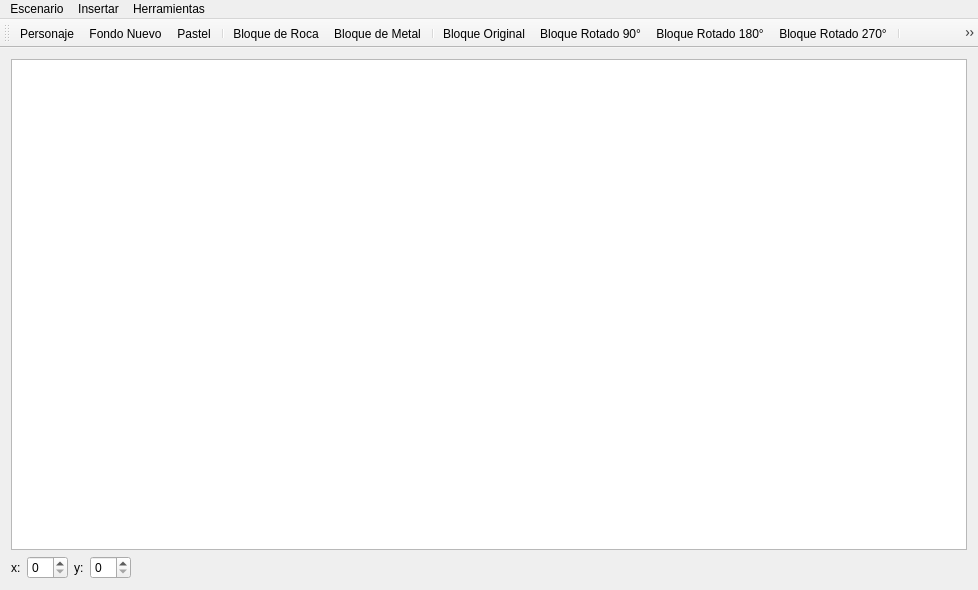
<?xml version="1.0" encoding="UTF-8"?>
<ui version="4.0">
 <class>MainWindow</class>
 <widget class="QMainWindow" name="MainWindow">
  <property name="geometry">
   <rect>
    <x>0</x>
    <y>0</y>
    <width>978</width>
    <height>590</height>
   </rect>
  </property>
  <property name="windowTitle">
   <string>Editor de Escenarios</string>
  </property>
  <widget class="QWidget" name="centralWidget">
   <layout class="QGridLayout" name="gridLayout">
    <item row="0" column="0">
     <widget class="QGraphicsView" name="graphicsView">
      <property name="sizePolicy">
       <sizepolicy hsizetype="Expanding" vsizetype="Expanding">
        <horstretch>0</horstretch>
        <verstretch>0</verstretch>
       </sizepolicy>
      </property>
      <property name="mouseTracking">
       <bool>false</bool>
      </property>
      <property name="tabletTracking">
       <bool>false</bool>
      </property>
      <property name="focusPolicy">
       <enum>Qt::StrongFocus</enum>
      </property>
      <property name="acceptDrops">
       <bool>false</bool>
      </property>
      <property name="toolTip">
       <string/>
      </property>
      <property name="statusTip">
       <string/>
      </property>
      <property name="whatsThis">
       <string/>
      </property>
      <property name="autoFillBackground">
       <bool>true</bool>
      </property>
      <property name="verticalScrollBarPolicy">
       <enum>Qt::ScrollBarAsNeeded</enum>
      </property>
      <property name="horizontalScrollBarPolicy">
       <enum>Qt::ScrollBarAsNeeded</enum>
      </property>
      <property name="sizeAdjustPolicy">
       <enum>QAbstractScrollArea::AdjustIgnored</enum>
      </property>
      <property name="interactive">
       <bool>true</bool>
      </property>
      <property name="alignment">
       <set>Qt::AlignLeading|Qt::AlignLeft|Qt::AlignTop</set>
      </property>
      <property name="dragMode">
       <enum>QGraphicsView::NoDrag</enum>
      </property>
     </widget>
    </item>
    <item row="1" column="0">
     <layout class="QHBoxLayout" name="horizontalLayout">
      <item>
       <widget class="QLabel" name="label">
        <property name="text">
         <string>x:</string>
        </property>
       </widget>
      </item>
      <item>
       <widget class="QSpinBox" name="spinBoxX"/>
      </item>
      <item>
       <widget class="QLabel" name="label_2">
        <property name="text">
         <string>y:</string>
        </property>
       </widget>
      </item>
      <item>
       <widget class="QSpinBox" name="spinBoxY"/>
      </item>
      <item>
       <spacer name="horizontalSpacer">
        <property name="orientation">
         <enum>Qt::Horizontal</enum>
        </property>
        <property name="sizeHint" stdset="0">
         <size>
          <width>40</width>
          <height>20</height>
         </size>
        </property>
       </spacer>
      </item>
     </layout>
    </item>
   </layout>
  </widget>
  <widget class="QMenuBar" name="menuBar">
   <property name="geometry">
    <rect>
     <x>0</x>
     <y>0</y>
     <width>978</width>
     <height>22</height>
    </rect>
   </property>
   <widget class="QMenu" name="menuEscenario">
    <property name="title">
     <string>Escenario</string>
    </property>
    <addaction name="actionNuevo_Escenario"/>
    <addaction name="actionAbrir_Escenario"/>
    <addaction name="actionGuardar_Escenario"/>
   </widget>
   <widget class="QMenu" name="menuInsertar">
    <property name="title">
     <string>Insertar</string>
    </property>
    <widget class="QMenu" name="menuBloque">
     <property name="title">
      <string>Bloque</string>
     </property>
     <widget class="QMenu" name="menuBloque_de_Metal_Diagonal">
      <property name="title">
       <string>Bloque de Metal Diagonal</string>
      </property>
      <addaction name="actionBloqueOriginal"/>
      <addaction name="actionBloqueRotado_90"/>
      <addaction name="actionBloqueRotado_180"/>
      <addaction name="actionBloqueRotado_270"/>
     </widget>
     <addaction name="actionBloque_de_Roca"/>
     <addaction name="actionBloque_de_Metal"/>
     <addaction name="menuBloque_de_Metal_Diagonal"/>
    </widget>
    <widget class="QMenu" name="menuEmisor_de_Energia">
     <property name="title">
      <string>Emisor de Energia</string>
     </property>
     <addaction name="actionEmisorOriginal"/>
     <addaction name="actionEmisor_Rotado_90"/>
     <addaction name="actionEmisor_Rotado_180"/>
     <addaction name="actionEmisor_Rotado_270"/>
    </widget>
    <widget class="QMenu" name="menuReceptor_de_Energia">
     <property name="title">
      <string>Receptor de Energia </string>
     </property>
     <addaction name="actionReceptor_Original"/>
    </widget>
    <widget class="QMenu" name="menuCompuerta">
     <property name="title">
      <string>Compuerta</string>
     </property>
     <addaction name="actionCompuerta_Regular"/>
     <addaction name="actionCompuerta_AND"/>
     <addaction name="actionCompuerta_OR"/>
    </widget>
    <widget class="QMenu" name="menuBarrera_de_Energia">
     <property name="title">
      <string>Barrera de Energia</string>
     </property>
     <addaction name="actionBarrera_Horizontal"/>
     <addaction name="actionBarrera_Vertical"/>
    </widget>
    <addaction name="menuBloque"/>
    <addaction name="menuEmisor_de_Energia"/>
    <addaction name="menuReceptor_de_Energia"/>
    <addaction name="menuCompuerta"/>
    <addaction name="menuBarrera_de_Energia"/>
    <addaction name="actionBoton"/>
    <addaction name="actionRoca"/>
    <addaction name="actionPersonaje"/>
    <addaction name="actionFondo"/>
   </widget>
   <widget class="QMenu" name="menuHerramientas">
    <property name="title">
     <string>Herramientas</string>
    </property>
    <addaction name="actionConfiguracion_de_Compuertas"/>
    <addaction name="actionConfiguracion_de_Personajes"/>
   </widget>
   <addaction name="menuEscenario"/>
   <addaction name="menuInsertar"/>
   <addaction name="menuHerramientas"/>
  </widget>
  <widget class="QToolBar" name="mainToolBar">
   <attribute name="toolBarArea">
    <enum>TopToolBarArea</enum>
   </attribute>
   <attribute name="toolBarBreak">
    <bool>false</bool>
   </attribute>
   <addaction name="actionPersonaje"/>
   <addaction name="actionFondo"/>
   <addaction name="actionPastel"/>
   <addaction name="separator"/>
   <addaction name="actionBloque_de_Roca"/>
   <addaction name="actionBloque_de_Metal"/>
   <addaction name="separator"/>
   <addaction name="actionBloqueOriginal"/>
   <addaction name="actionBloqueRotado_90"/>
   <addaction name="actionBloqueRotado_180"/>
   <addaction name="actionBloqueRotado_270"/>
   <addaction name="separator"/>
   <addaction name="actionEmisorOriginal"/>
   <addaction name="actionEmisor_Rotado_90"/>
   <addaction name="actionEmisor_Rotado_180"/>
   <addaction name="actionEmisor_Rotado_270"/>
   <addaction name="separator"/>
   <addaction name="actionReceptor_Original"/>
   <addaction name="separator"/>
   <addaction name="actionCompuerta_Regular"/>
   <addaction name="actionCompuerta_AND"/>
   <addaction name="actionCompuerta_OR"/>
   <addaction name="separator"/>
   <addaction name="separator"/>
   <addaction name="actionBarrera_Horizontal"/>
   <addaction name="actionBarrera_Vertical"/>
   <addaction name="separator"/>
   <addaction name="actionBoton"/>
   <addaction name="separator"/>
   <addaction name="actionRoca"/>
   <addaction name="actionAcido"/>
  </widget>
  <action name="actionNuevo_Escenario">
   <property name="icon">
    <iconset resource="recursos.qrc">
     <normaloff>:/resources/nuevo.png</normaloff>:/resources/nuevo.png</iconset>
   </property>
   <property name="text">
    <string>Nuevo Escenario</string>
   </property>
  </action>
  <action name="actionAbrir_Escenario">
   <property name="icon">
    <iconset resource="recursos.qrc">
     <normaloff>:/resources/abrir.png</normaloff>:/resources/abrir.png</iconset>
   </property>
   <property name="text">
    <string>Abrir Escenario</string>
   </property>
  </action>
  <action name="actionGuardar_Escenario">
   <property name="icon">
    <iconset resource="recursos.qrc">
     <normaloff>:/resources/guardar.png</normaloff>:/resources/guardar.png</iconset>
   </property>
   <property name="text">
    <string>Guardar Escenario</string>
   </property>
  </action>
  <action name="actionBloque_de_Roca">
   <property name="icon">
    <iconset resource="recursos.qrc">
     <normaloff>:/resources/bloqueRoca.png</normaloff>:/resources/bloqueRoca.png</iconset>
   </property>
   <property name="text">
    <string>Bloque de Roca</string>
   </property>
  </action>
  <action name="actionBloque_de_Metal">
   <property name="icon">
    <iconset resource="recursos.qrc">
     <normaloff>:/resources/bloqueMetal.png</normaloff>:/resources/bloqueMetal.png</iconset>
   </property>
   <property name="text">
    <string>Bloque de Metal</string>
   </property>
  </action>
  <action name="actionBloque_de_Metal_en_Diagonal">
   <property name="icon">
    <iconset resource="recursos.qrc">
     <normaloff>:/resources/bloquesMetalDiagonal.png</normaloff>:/resources/bloquesMetalDiagonal.png</iconset>
   </property>
   <property name="text">
    <string>Bloque de Metal en Diagonal</string>
   </property>
  </action>
  <action name="actionAcido">
   <property name="icon">
    <iconset resource="recursos.qrc">
     <normaloff>:/resources/acido2.png</normaloff>:/resources/acido2.png</iconset>
   </property>
   <property name="text">
    <string>Acido</string>
   </property>
  </action>
  <action name="actionBoton">
   <property name="icon">
    <iconset resource="recursos.qrc">
     <normaloff>:/resources/boton.png</normaloff>:/resources/boton.png</iconset>
   </property>
   <property name="text">
    <string>Boton</string>
   </property>
  </action>
  <action name="actionRoca">
   <property name="icon">
    <iconset resource="recursos.qrc">
     <normaloff>:/resources/roca1.png</normaloff>:/resources/roca1.png</iconset>
   </property>
   <property name="text">
    <string>Roca</string>
   </property>
  </action>
  <action name="actionEmisor_de_Energia">
   <property name="icon">
    <iconset resource="recursos.qrc">
     <normaloff>:/resources/emisorEnergia.png</normaloff>:/resources/emisorEnergia.png</iconset>
   </property>
   <property name="text">
    <string>Emisor de Energia</string>
   </property>
  </action>
  <action name="actionReceptor_de_Energia">
   <property name="icon">
    <iconset resource="recursos.qrc">
     <normaloff>:/resources/receptorEnergia.png</normaloff>:/resources/receptorEnergia.png</iconset>
   </property>
   <property name="text">
    <string>Receptor de Energia</string>
   </property>
  </action>
  <action name="actionPersonaje">
   <property name="icon">
    <iconset resource="recursos.qrc">
     <normaloff>:/resources/shell.png</normaloff>:/resources/shell.png</iconset>
   </property>
   <property name="text">
    <string>Personaje</string>
   </property>
  </action>
  <action name="actionFondo">
   <property name="icon">
    <iconset resource="recursos.qrc">
     <normaloff>:/resources/fond.png</normaloff>:/resources/fond.png</iconset>
   </property>
   <property name="text">
    <string>Fondo Nuevo</string>
   </property>
  </action>
  <action name="actionBloqueOriginal">
   <property name="icon">
    <iconset resource="recursos.qrc">
     <normaloff>:/resources/bloquesMetalDiagonal0.png</normaloff>:/resources/bloquesMetalDiagonal0.png</iconset>
   </property>
   <property name="text">
    <string>Bloque Original</string>
   </property>
  </action>
  <action name="actionBloqueRotado_90">
   <property name="icon">
    <iconset resource="recursos.qrc">
     <normaloff>:/resources/bloquesMetalDiagonal90.png</normaloff>:/resources/bloquesMetalDiagonal90.png</iconset>
   </property>
   <property name="text">
    <string>Bloque Rotado 90°</string>
   </property>
  </action>
  <action name="actionBloqueRotado_180">
   <property name="icon">
    <iconset resource="recursos.qrc">
     <normaloff>:/resources/bloquesMetalDiagonal180.png</normaloff>:/resources/bloquesMetalDiagonal180.png</iconset>
   </property>
   <property name="text">
    <string>Bloque Rotado 180°</string>
   </property>
  </action>
  <action name="actionBloqueRotado_270">
   <property name="icon">
    <iconset resource="recursos.qrc">
     <normaloff>:/resources/bloquesMetalDiagonal270.png</normaloff>:/resources/bloquesMetalDiagonal270.png</iconset>
   </property>
   <property name="text">
    <string>Bloque Rotado 270°</string>
   </property>
  </action>
  <action name="actionEmisorOriginal">
   <property name="icon">
    <iconset resource="recursos.qrc">
     <normaloff>:/resources/emisorEnergia0.png</normaloff>:/resources/emisorEnergia0.png</iconset>
   </property>
   <property name="text">
    <string>Emisor Original</string>
   </property>
  </action>
  <action name="actionEmisor_Rotado_90">
   <property name="icon">
    <iconset resource="recursos.qrc">
     <normaloff>:/resources/emisorEnergia90.png</normaloff>:/resources/emisorEnergia90.png</iconset>
   </property>
   <property name="text">
    <string>Emisor Rotado 90°</string>
   </property>
  </action>
  <action name="actionEmisor_Rotado_180">
   <property name="icon">
    <iconset resource="recursos.qrc">
     <normaloff>:/resources/emisorEnergia180.png</normaloff>:/resources/emisorEnergia180.png</iconset>
   </property>
   <property name="text">
    <string>Emisor Rotado 180°</string>
   </property>
  </action>
  <action name="actionEmisor_Rotado_270">
   <property name="icon">
    <iconset resource="recursos.qrc">
     <normaloff>:/resources/emisorEnergia270.png</normaloff>:/resources/emisorEnergia270.png</iconset>
   </property>
   <property name="text">
    <string>Emisor Rotado 270°</string>
   </property>
  </action>
  <action name="actionReceptor_Original">
   <property name="icon">
    <iconset resource="recursos.qrc">
     <normaloff>:/resources/receptorEnergia0.png</normaloff>:/resources/receptorEnergia0.png</iconset>
   </property>
   <property name="text">
    <string>Receptor Original</string>
   </property>
  </action>
  <action name="actionReceptor_Rotado_180">
   <property name="icon">
    <iconset resource="recursos.qrc">
     <normaloff>:/resources/receptorEnergia180.png</normaloff>:/resources/receptorEnergia180.png</iconset>
   </property>
   <property name="text">
    <string>Receptor Rotado 180°</string>
   </property>
  </action>
  <action name="actionReceptor_Rotado_270">
   <property name="icon">
    <iconset resource="recursos.qrc">
     <normaloff>:/resources/receptorEnergia270.png</normaloff>:/resources/receptorEnergia270.png</iconset>
   </property>
   <property name="text">
    <string>Receptor Rotado 270°</string>
   </property>
  </action>
  <action name="actionCompuerta_Regular">
   <property name="icon">
    <iconset resource="recursos.qrc">
     <normaloff>:/resources/compuerta1.png</normaloff>:/resources/compuerta1.png</iconset>
   </property>
   <property name="text">
    <string>Compuerta Regular</string>
   </property>
  </action>
  <action name="actionCompuerta_AND">
   <property name="icon">
    <iconset resource="recursos.qrc">
     <normaloff>:/resources/compuerta2.png</normaloff>:/resources/compuerta2.png</iconset>
   </property>
   <property name="text">
    <string>Compuerta AND</string>
   </property>
  </action>
  <action name="actionCompuerta_OR">
   <property name="icon">
    <iconset resource="recursos.qrc">
     <normaloff>:/resources/compuerta3.png</normaloff>:/resources/compuerta3.png</iconset>
   </property>
   <property name="text">
    <string>Compuerta OR</string>
   </property>
  </action>
  <action name="actionBarrera_Horizontal">
   <property name="icon">
    <iconset resource="recursos.qrc">
     <normaloff>:/resources/barreraDeEnergiaHorizontal.png</normaloff>:/resources/barreraDeEnergiaHorizontal.png</iconset>
   </property>
   <property name="text">
    <string>Barrera Horizontal</string>
   </property>
  </action>
  <action name="actionBarrera_Vertical">
   <property name="icon">
    <iconset resource="recursos.qrc">
     <normaloff>:/resources/barreraDeEnergiaVertical.png</normaloff>:/resources/barreraDeEnergiaVertical.png</iconset>
   </property>
   <property name="text">
    <string>Barrera Vertical</string>
   </property>
  </action>
  <action name="actionReceptor_Rotado_90">
   <property name="icon">
    <iconset resource="recursos.qrc">
     <normaloff>:/resources/receptorEnergia90.png</normaloff>:/resources/receptorEnergia90.png</iconset>
   </property>
   <property name="text">
    <string>Receptor Rotado 90°</string>
   </property>
  </action>
  <action name="actionPastel">
   <property name="icon">
    <iconset resource="recursos.qrc">
     <normaloff>:/resources/cake.png</normaloff>:/resources/cake.png</iconset>
   </property>
   <property name="text">
    <string>Pastel</string>
   </property>
  </action>
  <action name="actionConfiguracion_de_Compuertas">
   <property name="icon">
    <iconset resource="recursos.qrc">
     <normaloff>:/resources/configuracionCompuertas.png</normaloff>:/resources/configuracionCompuertas.png</iconset>
   </property>
   <property name="text">
    <string>Configuracion de Compuertas</string>
   </property>
  </action>
  <action name="actionConfiguracion_de_Personajes">
   <property name="icon">
    <iconset resource="recursos.qrc">
     <normaloff>:/resources/configuracionCompuertas.png</normaloff>:/resources/configuracionCompuertas.png</iconset>
   </property>
   <property name="text">
    <string>Configuracion de Personajes</string>
   </property>
  </action>
 </widget>
 <layoutdefault spacing="6" margin="11"/>
 <resources>
  <include location="recursos.qrc"/>
 </resources>
 <connections/>
</ui>
